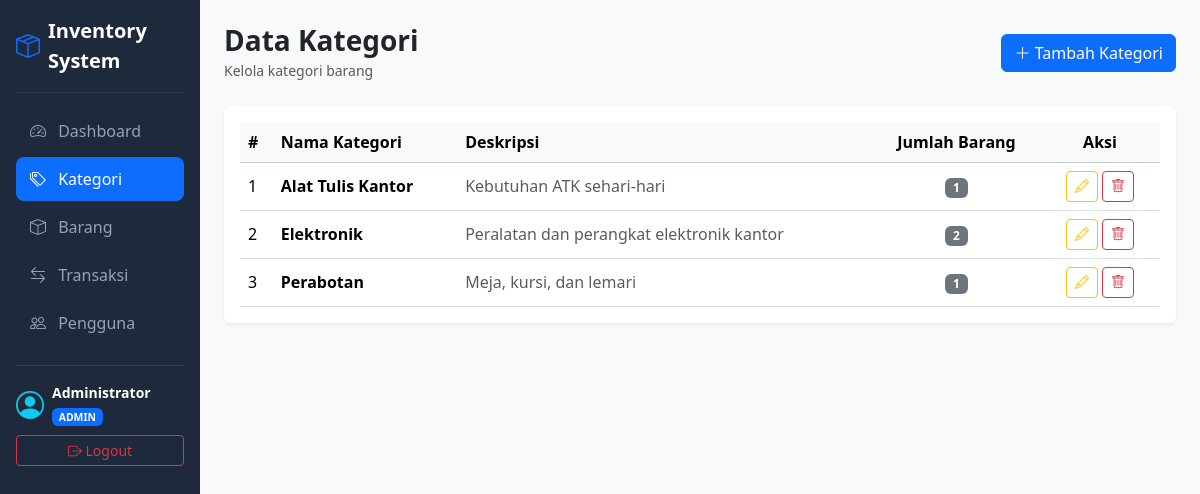
Page /categories (signed in) on the committed database.
### tables this page shows
CREATE TABLE categories (
    id INT AUTO_INCREMENT PRIMARY KEY,
    name VARCHAR(100) NOT NULL,
    description TEXT,
    created_at TIMESTAMP DEFAULT CURRENT_TIMESTAMP
);

### app/core/Controller.php (called while the page is built, shortened)
<?php
class Controller {
    public function view(string $view, array $data = []): void {
        $data = array_merge(view_shared_data(), $data);
        extract($data);
        require ROOT_PATH . '/app/views/' . $view . '.php';
    }
    public function model(string $model) {
        return new $model();
    }
}

### app/controllers/CategoriesController.php (called while the page is built, shortened)
<?php
class CategoriesController extends Controller {
    public function index(): void {
        $this->view('categories/index', [
            'title'      => 'Data Kategori',
            'categories' => $this->model('Category')->all(),
        ]);
    }
}

### app/core/App.php (called while the page is built, shortened)
<?php
class App {
    protected string $method = 'index';
    public function __construct() {
        $url = $this->parseURL();
        if (!empty($url[0])) {
            $candidate = ucfirst($url[0]) . 'Controller';
            if (file_exists(ROOT_PATH . '/app/controllers/' . $candidate . '.php')) {
                unset($url[0]);
            } else {
                $this->notFound();
                return;
            }
        }
        $this->controller = new $this->controller();
        $this->params = $url ? array_values($url) : [];
        call_user_func_array([$this->controller, $this->method], $this->params);
    }
    public function parseURL(): array {
        if (isset($_GET['url'])) {
            $url = rtrim($_GET['url'], '/');
            return explode('/', filter_var($url, FILTER_SANITIZE_URL));
        }
        return [];
    }
}

### public/index.php (called while the page is built, shortened)
<?php
require_once __DIR__ . '/../app/config/config.php';
require_once __DIR__ . '/../app/core/helpers.php';
spl_autoload_register(function ($class) {
    foreach (['core', 'controllers', 'models'] as $dir) {
        $file = ROOT_PATH . '/app/' . $dir . '/' . $class . '.php';
        if (file_exists($file)) {
            return;
        }
    }
});
$app = new App();

### app/core/Middleware.php (called while the page is built, shortened)
<?php
class Middleware {
    public static function isLoggedIn(): bool {
        return !empty($_SESSION['user']);
    }
}

### app/core/Database.php (called while the page is built)
<?php
class Database {
    private static ?Database $instance = null;
    private PDO $pdo;
    private function __construct() {
        $dsn = 'mysql:host=' . DB_HOST . ';port=' . DB_PORT
            . ';dbname=' . DB_NAME . ';charset=utf8mb4';
        try {
            $this->pdo = new PDO($dsn, DB_USER, DB_PASS);
            $this->pdo->setAttribute(PDO::ATTR_ERRMODE, PDO::ERRMODE_EXCEPTION);
            $this->pdo->setAttribute(PDO::ATTR_DEFAULT_FETCH_MODE, PDO::FETCH_ASSOC);
        } catch (PDOException $e) {
            Logger::error('Koneksi database gagal', ['error' => $e->getMessage()]);
            die('Koneksi database gagal: ' . $e->getMessage());
        }
    }
    public static function getInstance(): Database {
        return self::$instance ??= new self();
    }
    public function pdo(): PDO {
        return $this->pdo;
    }
}

### app/core/Model.php (called while the page is built, shortened)
<?php
class Model {
    public function __construct() {
        $this->db = Database::getInstance()->pdo();
    }
}

### app/models/Category.php (called while the page is built, shortened)
<?php
class Category extends Model {
    public function all(): array {
        return $this->db->query(
            "SELECT c.*, (SELECT COUNT(*) FROM items i WHERE i.category_id = c.id) AS item_count
             FROM categories c ORDER BY c.name"
        )->fetchAll();
    }
}

### app/core/helpers.php (called while the page is built, shortened)
<?php
function e($value): string {
    return htmlspecialchars((string) $value, ENT_QUOTES, 'UTF-8');
}

### app/views/categories/index.php (the view)
<?php require ROOT_PATH . '/app/views/layouts/header.php'; ?>
<div class="d-flex justify-content-between align-items-center mb-4">
    <div>
        <h3 class="mb-0 fw-bold">Data Kategori</h3>
        <small class="text-muted">Kelola kategori barang</small>
    </div>
    <a href="<?= BASEURL ?>/categories/create" class="btn btn-primary">
        <i class="bi bi-plus-lg"></i> Tambah Kategori
    </a>
</div>
<div class="card border-0 shadow-sm">
    <div class="card-body">
        <div class="table-responsive">
            <table class="table table-hover align-middle mb-0">
                <thead class="table-light">
                    <tr>
                        <th>#</th>
                        <th>Nama Kategori</th>
                        <th>Deskripsi</th>
                        <th class="text-center">Jumlah Barang</th>
                        <th class="text-center" style="width:120px;">Aksi</th>
                    </tr>
                </thead>
                <tbody>
                    <?php if (empty($categories)): ?>
                        <tr>
                            <td colspan="5" class="text-center text-muted py-4">Belum ada data kategori.</td>
                        </tr>
                    <?php else: ?>
                        <?php foreach ($categories as $i => $row): ?>
                            <tr>
                                <td><?= $i + 1 ?></td>
                                <td class="fw-semibold"><?= e($row['name']) ?></td>
                                <td class="text-muted"><?= e($row['description'] ?: '-') ?></td>
                                <td class="text-center">
                                    <span class="badge bg-secondary"><?= e($row['item_count']) ?></span>
                                </td>
                                <td class="text-center">
                                    <a href="<?= BASEURL ?>/categories/edit/<?= e($row['id']) ?>"
                                       class="btn btn-sm btn-outline-warning" title="Edit">
                                        <i class="bi bi-pencil"></i>
                                    </a>
                                    <form action="<?= BASEURL ?>/categories/delete/<?= e($row['id']) ?>" method="post"
                                          class="d-inline" onsubmit="return confirm('Hapus kategori ini?')">
                                        <button class="btn btn-sm btn-outline-danger" title="Hapus">
                                            <i class="bi bi-trash"></i>
                                        </button>
                                    </form>
                                </td>
                            </tr>
                        <?php endforeach; ?>
                    <?php endif; ?>
                </tbody>
            </table>
        </div>
    </div>
</div>
<?php require ROOT_PATH . '/app/views/layouts/footer.php'; ?>

### app/views/layouts/header.php (style rules this page uses)
body { min-height: 100vh; background-color: #f8f9fa; }

### rows in the picture
categories: name "Alat Tulis Kantor", description "Kebutuhan ATK sehari-hari", item_count "1"
categories: name "Elektronik", description "Peralatan dan perangkat elektronik kantor", item_count "2"
categories: name "Perabotan", description "Meja, kursi, dan lemari", item_count "1"

### other values in the picture
APP_NAME "Inventory System"
$nav['label'] "Dashboard"
$nav['label'] "Kategori"
$nav['label'] "Barang"
$nav['label'] "Transaksi"
$nav['label'] "Pengguna"
$user['full_name'] "Administrator"
$user['role'] "ADMIN"
